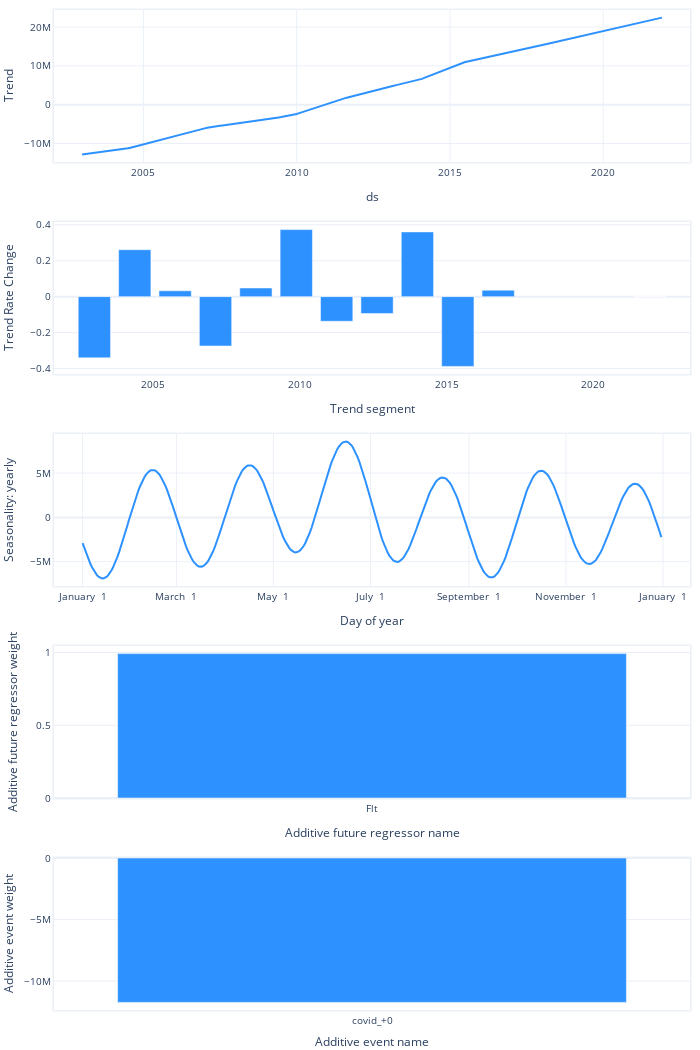

The notebook cell this image was saved under:
### Markdown cell above
Plot of parameters

### Code cell
fig = m2.plot_parameters()
fig.write_image("../graphics/Neuralprophet_con_covid/best_params_con_covid.png", scale=2)
fig.show()

### Figure 1 — Plotly figure (JSON) as saved in the notebook; plotly's stock layout.template omitted (floating-point values rounded to 4 significant figures; data arrays with more than 128 entries replaced by an {"elided": "..."} marker saying what was removed)
{"data": [{"fill": "none", "line": {"color": "#2d92ff", "width": 2}, "mode": "lines", "name": "Trend", "type": "scatter", "uid": "6fb9ee12-6854-4eff-b2b7-7ecf540e757e", "x": {"elided": "228 str values"}, "xaxis": "x", "y": {"elided": "228 float values"}, "yaxis": "y"}, {"marker": {"color": "#2d92ff"}, "name": "Trend Rate Change", "type": "bar", "uid": "e74487c5-7952-4566-b3b1-6986e8909d51", "x": ["2003-01-01T00:00:00", "2004-05-17T11:20:43.636364", "2005-10-01T22:41:27.272727", "2007-02-16T10:02:10.909091", "2008-07-02T21:22:54.545455", "2009-11-17T08:43:38.181818", "2011-04-03T20:04:21.818182", "2012-08-18T07:25:05.454545", "2014-01-02T18:45:49.090909", "2015-05-20T06:06:32.727273", "2016-10-03T17:27:16.363636", "2021-12-01T00:00:00"], "xaxis": "x2", "y": [-0.3408, 0.2614, 0.03243, -0.275, 0.04813, 0.3733, -0.1372, -0.0945, 0.3604, -0.3885, 0.03603, 0], "yaxis": "y2"}, {"fill": "none", "line": {"color": "#2d92ff", "width": 2}, "mode": "lines", "name": "yearly", "type": "scatter", "uid": "c6158495-1cd3-4968-a5ff-e0a61327ba7d", "x": {"elided": "365 str values"}, "xaxis": "x3", "y": {"elided": "365 float values"}, "yaxis": "y3"}, {"marker": {"color": "#2d92ff"}, "name": "Additive future regressor", "type": "bar", "uid": "49292db7-35e2-43ff-a081-b43526591b01", "width": 0.8, "x": ["Flt"], "xaxis": "x4", "y": [0.9928], "yaxis": "y4"}, {"marker": {"color": "#2d92ff"}, "name": "Additive event", "type": "bar", "uid": "a3e1dccf-de81-4b69-9b3f-5f2f9b1462a4", "width": 0.8, "x": ["covid_+0"], "xaxis": "x5", "y": [-11725294], "yaxis": "y5"}], "layout": {"autosize": true, "font": {"size": 10}, "height": 1050, "hovermode": "x unified", "margin": {"b": 0, "l": 0, "pad": 0, "r": 10, "t": 10}, "showlegend": false, "title": {"font": {"size": 12}}, "width": 700, "xaxis": {"anchor": "y", "domain": [0, 1], "linewidth": 1.5, "mirror": true, "range": ["2002-02-01T00:00:00", "2022-10-31T00:00:00"], "showline": true, "title": {"text": "ds"}, "type": "date"}, "xaxis2": {"anchor": "y2", "domain": [0, 1], "linewidth": 1.5, "mirror": true, "range": ["2001-08-16T12:39:16.363636", "2023-04-17T11:20:43.636364"], "showline": true, "title": {"text": "Trend segment"}, "type": "date"}, "xaxis3": {"anchor": "y3", "domain": [0, 1], "linewidth": 1.5, "mirror": true, "range": ["2016-12-14T00:00:00", "2018-01-18T00:00:00"], "showline": true, "tickformat": "%B %e", "title": {"text": "Day of year"}}, "xaxis4": {"anchor": "y4", "domain": [0, 1], "linewidth": 1.5, "mirror": true, "showline": true, "title": {"text": "Additive future regressor name"}}, "xaxis5": {"anchor": "y5", "domain": [0, 1], "linewidth": 1.5, "mirror": true, "showline": true, "title": {"text": "Additive event name"}}, "yaxis": {"anchor": "x", "domain": [0.848, 1], "linewidth": 1.5, "mirror": true, "rangemode": "normal", "showline": true, "title": {"text": "Trend"}}, "yaxis2": {"anchor": "x2", "domain": [0.636, 0.788], "linewidth": 1.5, "mirror": true, "rangemode": "normal", "showline": true, "title": {"text": "Trend Rate Change"}}, "yaxis3": {"anchor": "x3", "domain": [0.424, 0.576], "linewidth": 1.5, "mirror": true, "rangemode": "normal", "showline": true, "title": {"text": "Seasonality: yearly"}}, "yaxis4": {"anchor": "x4", "domain": [0.212, 0.364], "linewidth": 1.5, "mirror": true, "rangemode": "normal", "showline": true, "title": {"text": "Additive future regressor weight"}}, "yaxis5": {"anchor": "x5", "domain": [0, 0.152], "linewidth": 1.5, "mirror": true, "rangemode": "normal", "showline": true, "title": {"text": "Additive event weight"}}}}
